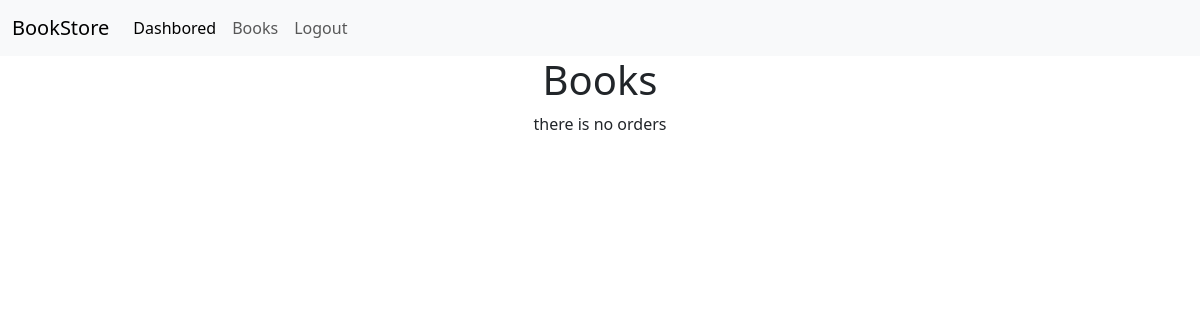
The page /books/ on the database as committed earlier.
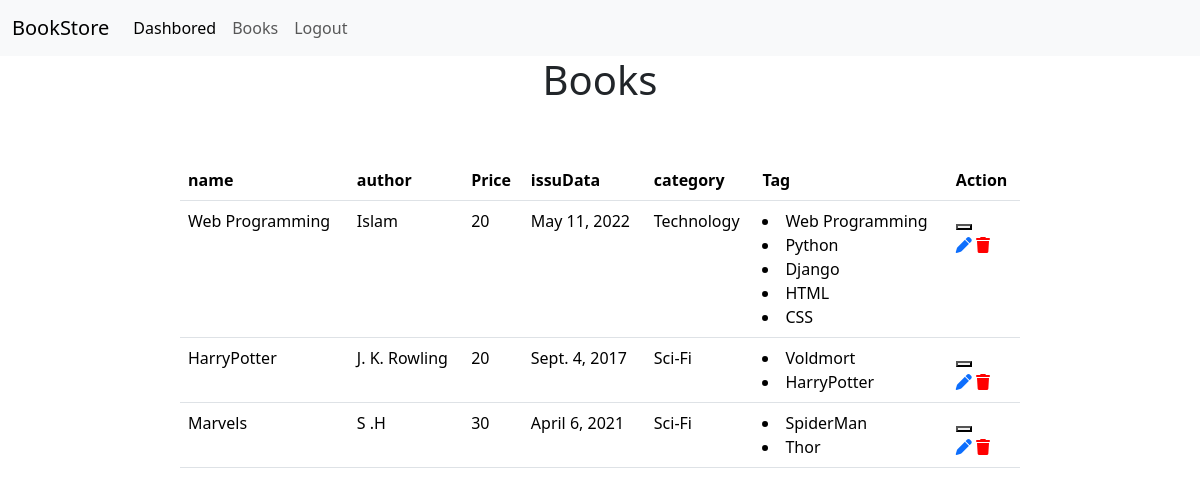
The same page on the database as committed later.
### Store/models.py (models this page shows, shortened)
class Book(models.Model):
    name = models.CharField(max_length=100,null=True, blank=True)
    author = models.CharField(max_length=100 ,null=True, blank=True)
    price = models.CharField(max_length=100 ,null=True)
    issuDate = models.DateField(null=True, blank=True)
    CATOGRTY = [
        ('Fiction', 'Fiction'),
        ('Non-Fiction', 'Non-Fiction'),
        ('Biography', 'Biography'),
        ('Thriller', 'Thriller'),
        ('Romance', 'Romance'),
        ('Horror', 'Horror'),
        ('Mystery', 'Mystery'),
        ('Sci-Fi', 'Sci-Fi'),
        ('Self-Help', 'Self-Help'),
        ('Health', 'Health'),
        ('Cooking', 'Cooking'),
        ('History', 'History'),
        ('Travel', 'Travel'),
        ('Education', 'Education'),
        ('Business', 'Business'),
        ('Politics', 'Politics'),
        ('Religion', 'Religion'),
        ('Spirituality', 'Spirituality'),
        ('Science', 'Science'),
        ('Technology', 'Technology'),
    ]
    category = models.CharField(max_length=100, choices=CATOGRTY)
    tag = models.ManyToManyField(Tag, blank=True, null= True)

class Tag (models.Model):
    name = models.CharField(max_length=100)

### Store/views.py (the view)
# urls.py: path('books/',book,name ='books'),
def book(request):
    form = BookForm()
    if request.method == 'POST':
        form = BookForm(request.POST)
        if form.is_valid():
            form.save()
            return redirect('/books')
    books= Book.objects.all()
    context = {'books':books}
    return render(request,'book.html',context)

### Store/templates/book.html (shortened to what this page needs)
{% extends "main.html" %}
{% block content %}
<div class='content'>
<h1>Books</h1>
{% if books %}
    <table class="table table-hover">
        <thead>
          <tr>
            <th scope="col">name</th>
            <th scope="col">author</th>
            <th scope="col">Price</th>
            <th scope="col">issuData</th>
            <th scope="col">category</th>
            <th scope="col">
                Tag
            </th>
            <th scope="col">
                Action
            </th>
          </tr>
        </thead>
        <tbody>
        {% for book in books %}
          <tr>
            <td>{{book.name}}</td>
            <td>{{book.author}}</td>
            <td>{{book.price}}</td>
            <td>{{book.issuDate}}</td>
            <td>{{book.category}}</td>
            <td>
            {% for t in book.tag.all %}
            <li>{{t.name}}</li>
            {% endfor %}
            </td>
            <td>
              <div calss="Action" >
                <form action="{% url "deletebook" book.id %}" method="POST">
                  <button type="submit" onclick="return confirm('Are you Sure u wanna delete a this book ??')"> </button>
                </form>
                <a href = '#'><i class="fa-solid fa-pen"></i></a>
                <a href='#'><i class="fa-solid fa-trash"></i></a>
              </div>
            </td>
          </tr>
          {% endfor %}
        </tbody>
      </table>
      {% else %}
      <p> there is no orders  </p>
      {% endif %}
    </div>
{% endblock  %}

### Store/templates/main.html (shortened to what this page needs)
<!DOCTYPE html>
<html lang="en">
<head>
    {% load static %}
   <link href="https://cdn.jsdelivr.net/npm/bootstrap@5.3.3/dist/css/bootstrap.min.css" rel="stylesheet">
    <link rel="stylesheet" href="https://cdnjs.cloudflare.com/ajax/libs/font-awesome/6.5.2/css/all.min.css">
    <link rel="stylesheet" href="{% static "css/style.css" %}">
</head>
<body>
    {% include "nav.html" %}
    {% block content %}
    {% endblock content %}
</body>
</html>

### Store/templates/nav.html (shortened to what this page needs)
<nav class="navbar navbar-expand-lg bg-body-tertiary">
    <div class="container-fluid">
      <a class="navbar-brand" href="#">BookStore</a>
      <div class="collapse navbar-collapse" id="navbarNav">
        <ul class="navbar-nav">
          <li class="nav-item">
            <a class="nav-link active" aria-current="page" href="{% url "home" %}">Dashbored</a>
          </li>
          <li class="nav-item">
            <a class="nav-link" href="{% url "books" %}">Books</a>
          </li>
          <li class="nav-item">
            <a class="nav-link" href="#">Logout</a>
          </li>
        </ul>
      </div>
    </div>
  </nav>

### static/css/style.css (style rules this page uses)
.navbar { background-color: brown; }
.table-hover { width: 50%; }
.content { display: flex; flex-direction: column; justify-content: center; align-items: center; }
.table { width: 70%; }
.fa-trash { color: red; }
.table { margin-top: 3rem; }

Rows that differ between the two databases and show on the page:
added Book: name "Web Programming", author "Islam", price "20", issuDate "May 11, 2022", category "Technology"
added Tag: name "Web Programming"
added Tag: name "Python", shown under "Web Programming"
added Tag: name "Django", shown under "Web Programming"
added Tag: name "HTML", shown under "Web Programming"
added Tag: name "CSS", shown under "Web Programming"
added Book: name "HarryPotter", author "J. K. Rowling", price "20", issuDate "Sept. 4, 2017", category "Sci-Fi"
added Tag: name "Voldmort", shown under "HarryPotter"
added Tag: name "HarryPotter"
added Book: name "Marvels", author "S .H", price "30", issuDate "April 6, 2021", category "Sci-Fi"
added Tag: name "SpiderMan", shown under "Marvels"
added Tag: name "Thor", shown under "Marvels"
Other text that changed with them:
text no longer shown: "there is no orders"
text now shown: "name author Price issuData category Tag Action"
